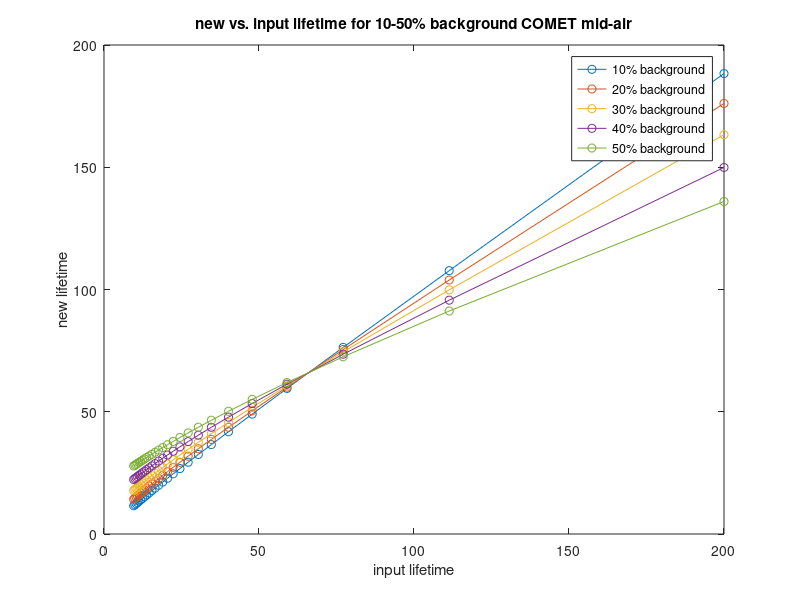
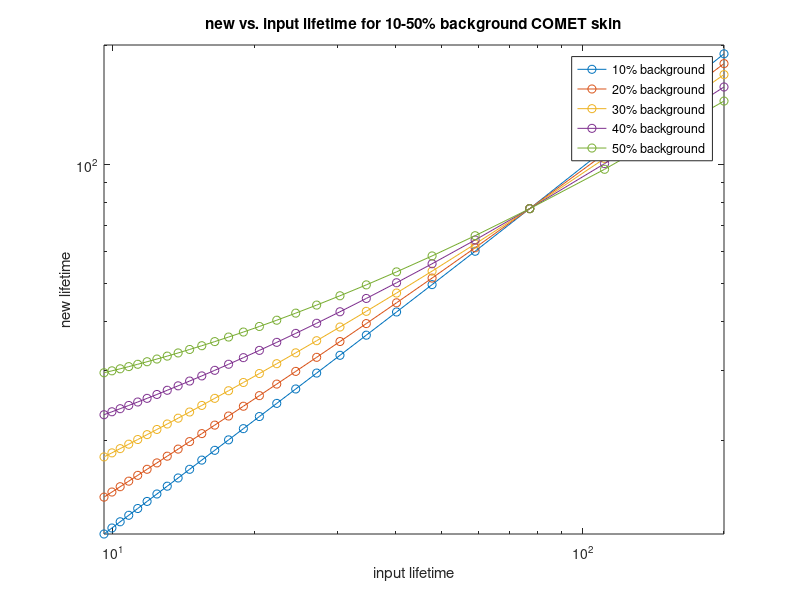
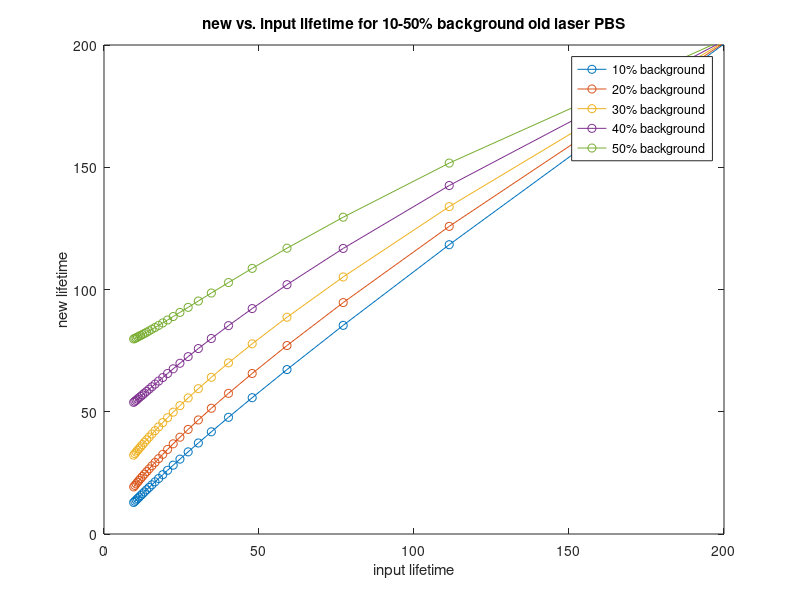
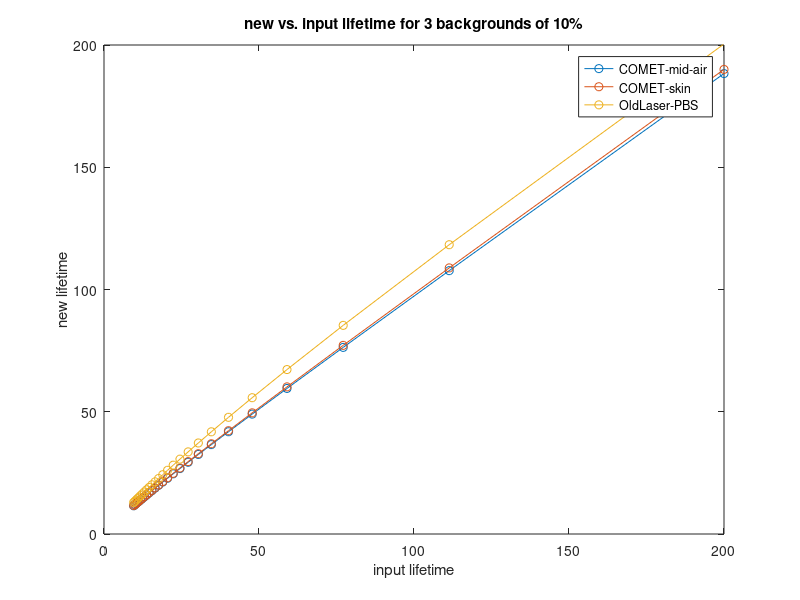

The MATLAB source for these figures, in order:
%% Combined lifetime plots different backgrounds
close all
clear all
clc

%% mid-air backgrounds
load('mid_air_10_background.mat')
mid_air_10 = lifetime_mid_air_new;

load('mid_air_20_background.mat')
mid_air_20 = lifetime_mid_air_new;

load('mid_air_30_background.mat')
mid_air_30 = lifetime_mid_air_new;

load('mid_air_40_background.mat')
mid_air_40 = lifetime_mid_air_new;

load('mid_air_50_background.mat')
mid_air_50 = lifetime_mid_air_new;

load('lifetime_in.mat')

figure(1)
plot(lifetime_in, mid_air_10, '-o', lifetime_in, mid_air_20, '-o', lifetime_in, mid_air_30, '-o', lifetime_in, mid_air_40, '-o', lifetime_in, mid_air_50, '-o')
legend('10% background', '20% background', '30% background', '40% background', '50% background')
xlabel('input lifetime')
ylabel('new lifetime')
xlim([0 200])
ylim([0 200])
title('new vs. input lifetime for 10-50% background COMET mid-air')

%% skin backgrounds
load('skin_10_background.mat')
skin_10 = lifetime_skin_2Hz_new;

load('skin_20_background.mat')
skin_20 = lifetime_skin_2Hz_new;

load('skin_30_background.mat')
skin_30 = lifetime_skin_2Hz_new;

load('skin_40_background.mat')
skin_40 = lifetime_skin_2Hz_new;

load('skin_50_background.mat')
skin_50 = lifetime_skin_2Hz_new;

figure(2)
loglog(lifetime_in, skin_10, '-o', lifetime_in, skin_20, '-o', lifetime_in, skin_30, '-o', lifetime_in, skin_40, '-o', lifetime_in, skin_50, '-o')
legend('10% background', '20% background', '30% background', '40% background', '50% background')
xlabel('input lifetime')
ylabel('new lifetime')
xlim([0 200])
ylim([0 200])
title('new vs. input lifetime for 10-50% background COMET skin')

%% old laser backgrounds
load('OL_10_background.mat')
OL_10 = lifetime_OL_new;

load('OL_20_background.mat')
OL_20 = lifetime_OL_new;

load('OL_30_background.mat')
OL_30 = lifetime_OL_new;

load('OL_40_background.mat')
OL_40 = lifetime_OL_new;

load('OL_50_background.mat')
OL_50 = lifetime_OL_new;

figure(3)
plot(lifetime_in, OL_10, '-o', lifetime_in, OL_20, '-o', lifetime_in, OL_30, '-o', lifetime_in, OL_40, '-o', lifetime_in, OL_50, '-o')
legend('10% background', '20% background', '30% background', '40% background', '50% background')
xlabel('input lifetime')
ylabel('new lifetime')
xlim([0 200])
ylim([0 200])
title('new vs. input lifetime for 10-50% background old laser PBS')

%% Comparing new lifetimes of mid-air, skin and PBS for 10% and 50% backgrounds

figure(4)
plot(lifetime_in, mid_air_10, '-o', lifetime_in, skin_10, '-o', lifetime_in, OL_10, '-o')
legend('COMET-mid-air', 'COMET-skin', 'OldLaser-PBS')
xlabel('input lifetime')
ylabel('new lifetime')
xlim([0 200])
ylim([0 200])
title('new vs. input lifetime for 3 backgrounds of 10%')

figure(5)
plot(lifetime_in, mid_air_50, '-o', lifetime_in, skin_50, '-o', lifetime_in, OL_50, '-o')
legend('COMET-mid-air', 'COMET-skin', 'OldLaser-PBS')
xlabel('input lifetime')
ylabel('new lifetime')
xlim([0 200])
ylim([0 200])
title('new vs. input lifetime for 3 backgrounds of 50%')